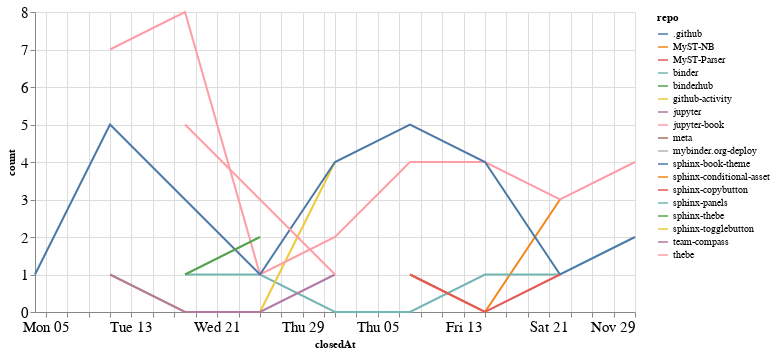

Source (notebook cell):
### Code cell
closed_by_time = closed_by.groupby('repo').resample('W', on='closedAt').count()['author'].reset_index()
closed_by_time = closed_by_time.rename(columns={'author': 'count'})

alt.Chart(closed_by_time, width=600).mark_line().encode(
    x='closedAt',
    y='count',
    color='repo',
    tooltip="repo"
)

### Figure 1 — Vega-Lite specification as saved in the notebook (floating-point values rounded to 4 significant figures)
{"config": {"axisLeft": {"labelFontSize": 15}, "axisBottom": {"labelFontSize": 15}}, "data": {"name": "data-d57f51f1662e992ac17dd91d1491e80b"}, "mark": "line", "encoding": {"color": {"type": "nominal", "field": "repo"}, "tooltip": {"type": "nominal", "field": "repo"}, "x": {"type": "temporal", "field": "closedAt"}, "y": {"type": "quantitative", "field": "count"}}, "width": 600, "$schema": "https://vega.github.io/schema/vega-lite/v4.8.1.json", "datasets": {"data-d57f51f1662e992ac17dd91d1491e80b": [{"repo": ".github", "closedAt": "2020-11-08T00:00:00", "count": 1}, {"repo": "MyST-NB", "closedAt": "2020-11-08T00:00:00", "count": 1}, {"repo": "MyST-NB", "closedAt": "2020-11-15T00:00:00", "count": 0}, {"repo": "MyST-NB", "closedAt": "2020-11-22T00:00:00", "count": 3}, {"repo": "MyST-Parser", "closedAt": "2020-10-11T00:00:00", "count": 1}, {"repo": "binder", "closedAt": "2020-10-18T00:00:00", "count": 1}, {"repo": "binder", "closedAt": "2020-10-25T00:00:00", "count": 1}, {"repo": "binder", "closedAt": "2020-11-01T00:00:00", "count": 0}, {"repo": "binder", "closedAt": "2020-11-08T00:00:00", "count": 0}, {"repo": "binder", "closedAt": "2020-11-15T00:00:00", "count": 1}, {"repo": "binder", "closedAt": "2020-11-22T00:00:00", "count": 1}, {"repo": "binderhub", "closedAt": "2020-11-01T00:00:00", "count": 1}, {"repo": "github-activity", "closedAt": "2020-10-11T00:00:00", "count": 1}, {"repo": "github-activity", "closedAt": "2020-10-18T00:00:00", "count": 0}, {"repo": "github-activity", "closedAt": "2020-10-25T00:00:00", "count": 0}, {"repo": "github-activity", "closedAt": "2020-11-01T00:00:00", "count": 4}, {"repo": "jupyter", "closedAt": "2020-10-11T00:00:00", "count": 1}, {"repo": "jupyter", "closedAt": "2020-10-18T00:00:00", "count": 0}, {"repo": "jupyter", "closedAt": "2020-10-25T00:00:00", "count": 0}, {"repo": "jupyter", "closedAt": "2020-11-01T00:00:00", "count": 1}, {"repo": "jupyter-book", "closedAt": "2020-10-11T00:00:00", "count": 7}, {"repo": "jupyter-book", "closedAt": "2020-10-18T00:00:00", "count": 8}, {"repo": "jupyter-book", "closedAt": "2020-10-25T00:00:00", "count": 1}, {"repo": "jupyter-book", "closedAt": "2020-11-01T00:00:00", "count": 2}, {"repo": "jupyter-book", "closedAt": "2020-11-08T00:00:00", "count": 4}, {"repo": "jupyter-book", "closedAt": "2020-11-15T00:00:00", "count": 4}, {"repo": "jupyter-book", "closedAt": "2020-11-22T00:00:00", "count": 3}, {"repo": "jupyter-book", "closedAt": "2020-11-29T00:00:00", "count": 4}, {"repo": "meta", "closedAt": "2020-11-29T00:00:00", "count": 1}, {"repo": "mybinder.org-deploy", "closedAt": "2020-10-18T00:00:00", "count": 1}, {"repo": "sphinx-book-theme", "closedAt": "2020-10-04T00:00:00", "count": 1}, {"repo": "sphinx-book-theme", "closedAt": "2020-10-11T00:00:00", "count": 5}, {"repo": "sphinx-book-theme", "closedAt": "2020-10-18T00:00:00", "count": 3}, {"repo": "sphinx-book-theme", "closedAt": "2020-10-25T00:00:00", "count": 1}, {"repo": "sphinx-book-theme", "closedAt": "2020-11-01T00:00:00", "count": 4}, {"repo": "sphinx-book-theme", "closedAt": "2020-11-08T00:00:00", "count": 5}, {"repo": "sphinx-book-theme", "closedAt": "2020-11-15T00:00:00", "count": 4}, {"repo": "sphinx-book-theme", "closedAt": "2020-11-22T00:00:00", "count": 1}, {"repo": "sphinx-book-theme", "closedAt": "2020-11-29T00:00:00", "count": 2}, {"repo": "sphinx-conditional-asset", "closedAt": "2020-10-25T00:00:00", "count": 2}, {"repo": "sphinx-copybutton", "closedAt": "2020-11-08T00:00:00", "count": 1}, {"repo": "sphinx-copybutton", "closedAt": "2020-11-15T00:00:00", "count": 0}, {"repo": "sphinx-copybutton", "closedAt": "2020-11-22T00:00:00", "count": 1}, {"repo": "sphinx-panels", "closedAt": "2020-10-18T00:00:00", "count": 1}, {"repo": "sphinx-thebe", "closedAt": "2020-10-18T00:00:00", "count": 1}, {"repo": "sphinx-thebe", "closedAt": "2020-10-25T00:00:00", "count": 2}, {"repo": "sphinx-togglebutton", "closedAt": "2020-10-25T00:00:00", "count": 3}, {"repo": "team-compass", "closedAt": "2020-10-11T00:00:00", "count": 1}, {"repo": "thebe", "closedAt": "2020-10-18T00:00:00", "count": 5}, {"repo": "thebe", "closedAt": "2020-10-25T00:00:00", "count": 3}, {"repo": "thebe", "closedAt": "2020-11-01T00:00:00", "count": 1}]}}
